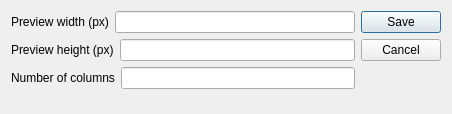
<ui version="4.0" >
 <class>ViewerSettingsDialog</class>
 <widget class="QDialog" name="ViewerSettingsDialog" >
  <property name="geometry" >
   <rect>
    <x>0</x>
    <y>0</y>
    <width>452</width>
    <height>114</height>
   </rect>
  </property>
  <property name="windowTitle" >
   <string>Viewer settings</string>
  </property>
  <layout class="QHBoxLayout" >
   <item>
    <layout class="QVBoxLayout" >
     <item>
      <layout class="QHBoxLayout" >
       <item>
        <widget class="QLabel" name="label" >
         <property name="text" >
          <string>Preview width (px)</string>
         </property>
        </widget>
       </item>
       <item>
        <widget class="QLineEdit" name="widthEdit" >
         <property name="minimumSize" >
          <size>
           <width>50</width>
           <height>0</height>
          </size>
         </property>
        </widget>
       </item>
      </layout>
     </item>
     <item>
      <layout class="QHBoxLayout" >
       <item>
        <widget class="QLabel" name="label_2" >
         <property name="text" >
          <string>Preview height (px)</string>
         </property>
        </widget>
       </item>
       <item>
        <widget class="QLineEdit" name="heightEdit" >
         <property name="minimumSize" >
          <size>
           <width>50</width>
           <height>0</height>
          </size>
         </property>
        </widget>
       </item>
      </layout>
     </item>
     <item>
      <layout class="QHBoxLayout" >
       <item>
        <widget class="QLabel" name="label_3" >
         <property name="text" >
          <string>Number of columns</string>
         </property>
        </widget>
       </item>
       <item>
        <widget class="QLineEdit" name="colNumEdit" >
         <property name="minimumSize" >
          <size>
           <width>50</width>
           <height>0</height>
          </size>
         </property>
        </widget>
       </item>
      </layout>
     </item>
     <item>
      <spacer>
       <property name="orientation" >
        <enum>Qt::Vertical</enum>
       </property>
       <property name="sizeHint" >
        <size>
         <width>20</width>
         <height>16</height>
        </size>
       </property>
      </spacer>
     </item>
    </layout>
   </item>
   <item>
    <layout class="QVBoxLayout" >
     <item>
      <widget class="QPushButton" name="saveButton" >
       <property name="text" >
        <string>Save</string>
       </property>
       <property name="default" >
        <bool>true</bool>
       </property>
      </widget>
     </item>
     <item>
      <widget class="QPushButton" name="cancelButton" >
       <property name="text" >
        <string>Cancel</string>
       </property>
      </widget>
     </item>
     <item>
      <spacer>
       <property name="orientation" >
        <enum>Qt::Vertical</enum>
       </property>
       <property name="sizeHint" >
        <size>
         <width>20</width>
         <height>40</height>
        </size>
       </property>
      </spacer>
     </item>
    </layout>
   </item>
  </layout>
 </widget>
 <resources/>
 <connections/>
</ui>
